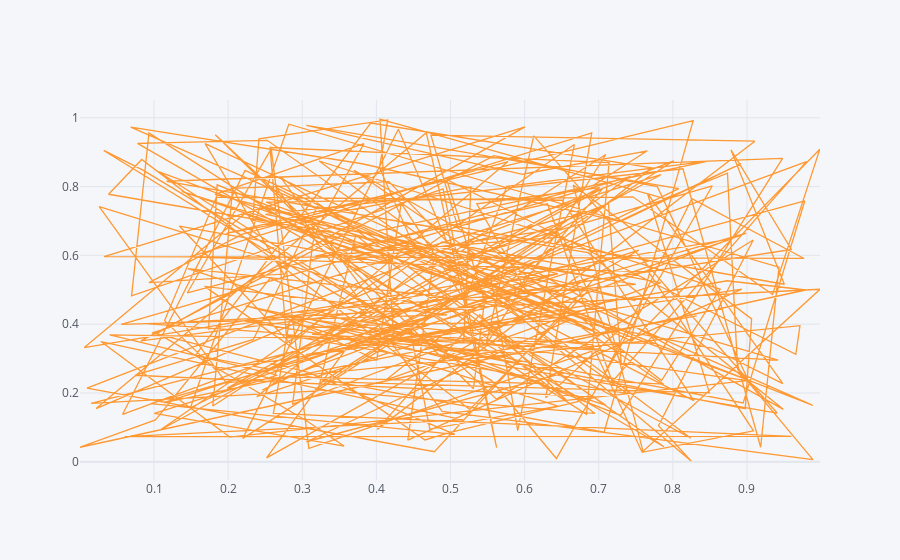

Here is the notebook cell this chart was saved with:
### Code cell
df4.iplot(x='a',y='b')

### Figure 1 — Plotly figure (JSON) as saved in the notebook; plotly's stock layout.template omitted (floating-point values rounded to 4 significant figures; data arrays with more than 128 entries replaced by an {"elided": "..."} marker saying what was removed)
{"data": [{"line": {"color": "rgba(255, 153, 51, 1.0)", "dash": "solid", "shape": "linear", "width": 1.3}, "mode": "lines", "name": "b", "text": "", "type": "scatter", "x": {"elided": "300 float values"}, "y": {"elided": "300 float values"}}], "layout": {"legend": {"bgcolor": "#F5F6F9", "font": {"color": "#4D5663"}}, "paper_bgcolor": "#F5F6F9", "plot_bgcolor": "#F5F6F9", "title": {"font": {"color": "#4D5663"}}, "xaxis": {"gridcolor": "#E1E5ED", "showgrid": true, "tickfont": {"color": "#4D5663"}, "title": {"font": {"color": "#4D5663"}, "text": ""}, "zerolinecolor": "#E1E5ED"}, "yaxis": {"gridcolor": "#E1E5ED", "showgrid": true, "tickfont": {"color": "#4D5663"}, "title": {"font": {"color": "#4D5663"}, "text": ""}, "zerolinecolor": "#E1E5ED"}}}
